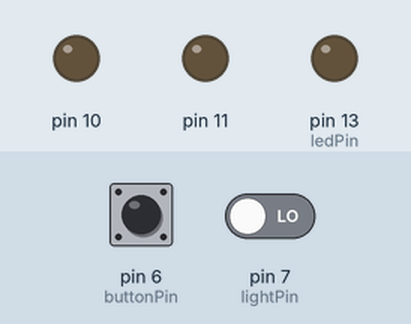
This sketch was run on a simulated Arduino Uno, built with avr-gcc and run on an emulated ATmega328P. Parts: output pins drawn as LEDs (lit = HIGH). The inputs (shaded band) are chosen by the test bench; at power-on: pin 7 (lightPin) LOW, pin 6 (buttonPin) LOW.

Above: at 1.2 s.
1.3 s: pin 7 (lightPin) driven HIGH
At 1.45 s:
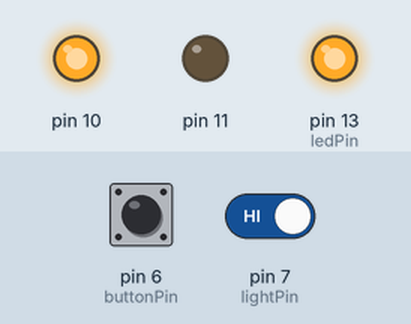
4.3 s: pin 6 (buttonPin) pulled HIGH for 3.2 s
At 5.5 s:
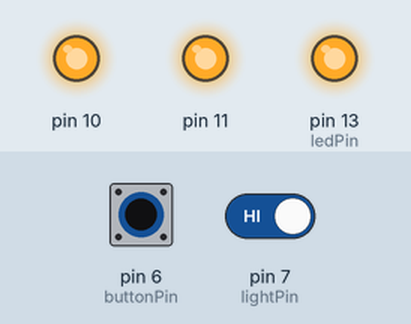
9.0 s: pin 7 (lightPin) driven LOW
At 10.0 s:
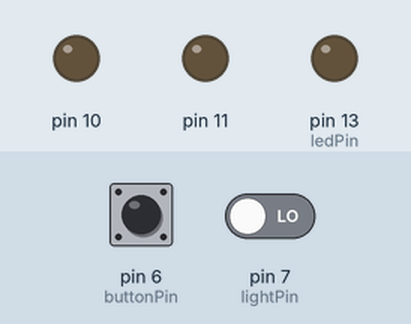
10.5 s: pin 6 (buttonPin) pulled HIGH for 0.15 s
At 10.6 s:
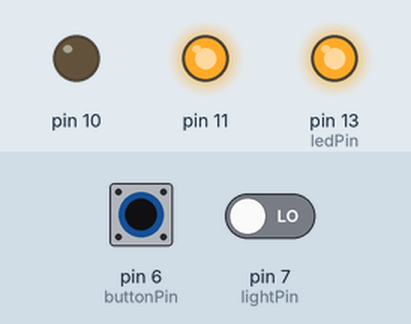
Timing chart, 0 to 13.2 s (numbered marks = the images above; inputs shaded):
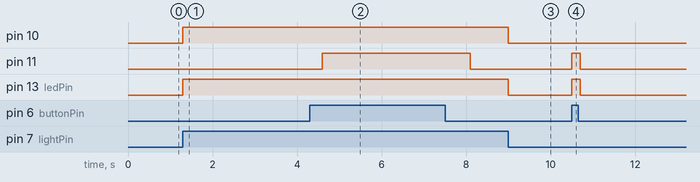

Measured:
- after the input at 1.3 s, pin 10, pin 13 (ledPin): LOW → HIGH at once
- after the input at 4.3 s, pin 11: LOW → HIGH after 0.30 s, → LOW 3.5 s later
- after the input at 9.0 s, pin 10, pin 13 (ledPin): HIGH → LOW at once
- after the input at 10.5 s, pin 11, pin 13 (ledPin): LOW → HIGH at once, → LOW 0.20 s later

The sketch:

Test_Button.ino
```cpp
const int buttonPin = 6;
const int ledPin =  13;
const int lightPin = 7;

int buttonState = 0;
int ledState = 0;

void setup() {

  pinMode(ledPin, OUTPUT);
  pinMode(10, OUTPUT);
  pinMode(11, OUTPUT);

  pinMode(buttonPin, INPUT);
  pinMode(lightPin, INPUT);
}

void loop(){

   ledState = digitalRead(lightPin);
   buttonState = digitalRead(buttonPin);

  if (ledState == HIGH) {

   digitalWrite(10, HIGH);
   digitalWrite(ledPin, HIGH);
   delay(300);

  }
  else {
    digitalWrite(ledPin, LOW);
    digitalWrite(10, LOW);

  }
  if (buttonState == HIGH) {
    digitalWrite(ledPin, HIGH);
  digitalWrite(11, HIGH);
  delay(200);
  }
  else {
    digitalWrite(ledPin, LOW);
    digitalWrite(11, LOW);

  }
}
```
